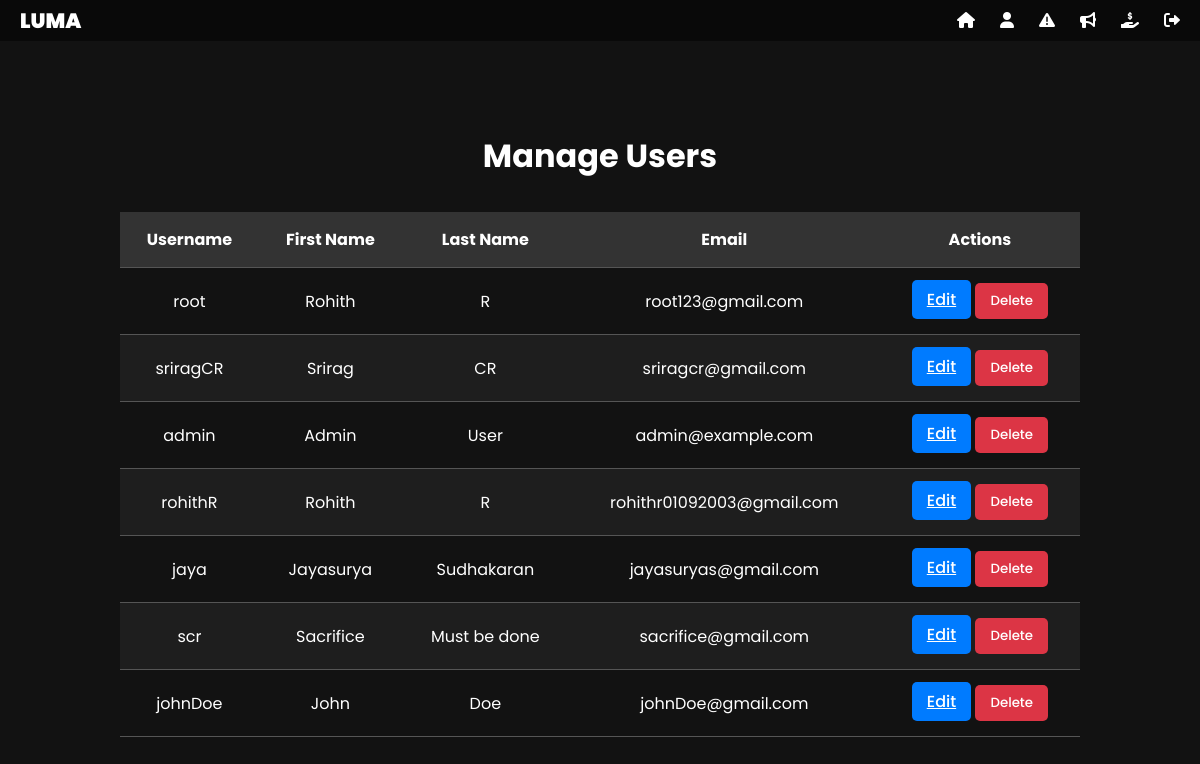
Page /admin-dashboard/manage-users/ (signed in) on the earlier database version.
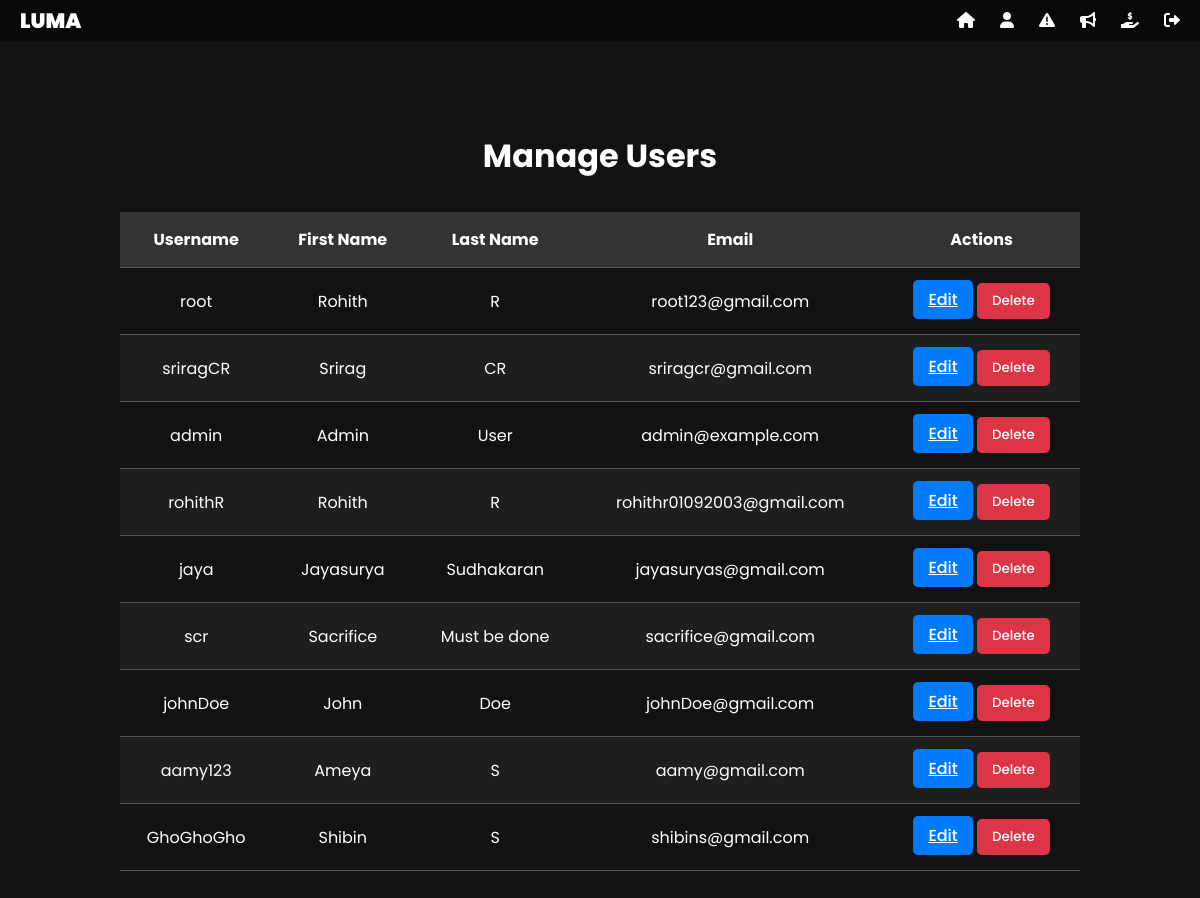
Same page on the later database version.
### chat/models.py (models this page shows, shortened)
class User(AbstractBaseUser):
    first_name = models.CharField(max_length=30)
    last_name = models.CharField(max_length=30)
    username = models.CharField(max_length=30, unique=True)
    email = models.EmailField(unique=True)
    profile_picture = models.ImageField(upload_to='profile_pics', blank=True, null=True)  # Removed trailing slash
    created_at = models.DateTimeField(auto_now_add=True)
    is_active = models.BooleanField(default=True)
    is_admin = models.BooleanField(default=False)
    is_banned = models.BooleanField(default=False)
    ban_expiry = models.DateTimeField(null=True, blank=True)
    ban_reason = models.TextField(blank=True, null=True)
    objects = UserManager()
    USERNAME_FIELD = 'username'
    REQUIRED_FIELDS = ['email', 'first_name', 'last_name']
    class Meta:
        db_table = 'chat_user'
    def is_currently_banned(self):
        if not self.is_banned:
            return False
        if self.ban_expiry and timezone.now() > self.ban_expiry:
            self.unban_user()
            return False
        return True

### chat/views.py (the view)
# urls.py: path('admin-dashboard/manage-users/', manage_users, name='manage_users'),
@admin_required
def manage_users(request):
    users = User.objects.all()
    return render(request, 'admin_users.html', {'users': users})

### chat/views.py (called while the page is built)
def admin_required(view_func):
    @wraps(view_func)
    def _wrapped_view(request, *args, **kwargs):
        if not request.user.is_authenticated:
            messages.error(request, 'Please login to access this page.')
            return redirect('admin_login')
        if not request.user.is_admin:
            messages.error(request, 'You do not have permission to access the admin area.')
            return redirect('home')
        return view_func(request, *args, **kwargs)
    return _wrapped_view

### templates/admin_users.html (shortened to what this page needs)
{% extends 'admin_base.html' %}
{% block content %}
    <h1 class="manage-users-header">Manage Users</h1>
    <div class="manage-users-table-wrapper">
        <table class="manage-users-table">
            <thead>
                <tr>
                    <th>Username</th>
                    <th>First Name</th>
                    <th>Last Name</th>
                    <th>Email</th>
                    <th>Actions</th>
                </tr>
            </thead>
            <tbody>
                {% for user in users %}
                <tr>
                    <td>{{ user.username }}</td>
                    <td>{{ user.first_name }}</td>
                    <td>{{ user.last_name }}</td>
                    <td>{{ user.email }}</td>
                    <td>
                        <a href="{% url 'edit_user' user.id %}" class="btn btn-primary btn-sm">Edit</a>
                        <button class="btn btn-danger btn-sm" onclick="openModal({{ user.id }})">Delete</button>
                    </td>
                </tr>
                {% endfor %}
            </tbody>
        </table>
    </div>
{% endblock %}

Differences in the rows shown:
added User: username "aamy123", first_name "Ameya", last_name "S", email "aamy@gmail.com"
added User: username "GhoGhoGho", first_name "Shibin", last_name "S", email "shibins@gmail.com"
